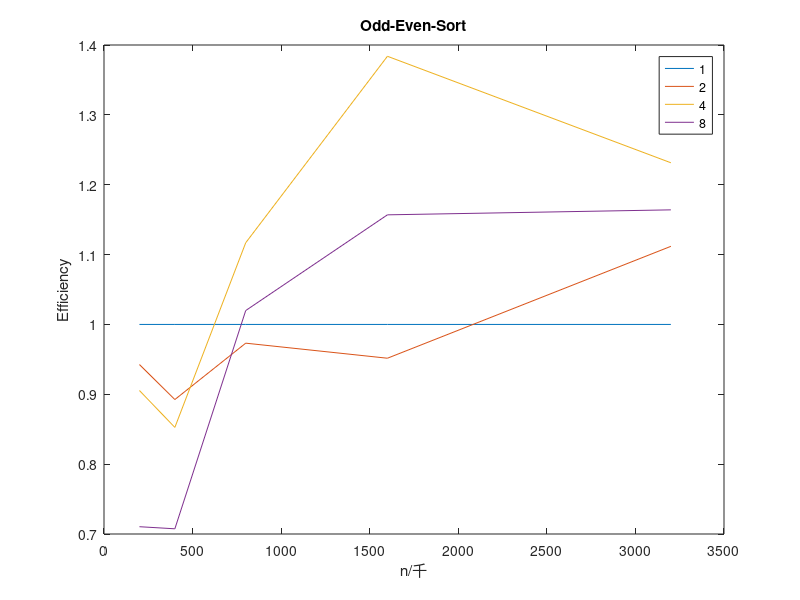

Recreate this plot in MATLAB.
clear all
close all

x = [200, 400, 800, 1600, 3200]
y = [267.24, 482.03, 1232.49, 2505.07, 5375.61;
	141.76, 270.05, 633.23, 1316.20, 2417.55;
	73.79, 141.34, 275.87, 452.55, 1091.34;
	47.02, 85.17, 151.06, 270.67, 577.27]
p = [1; 2; 4; 8]
m = size(y, 1)
n = size(y, 2)
serial = y(1, :);
temp = 1 ./ y
s = temp .* serial
e = s ./ p

plot(x, e)
xlabel("n/千")
ylabel("Efficiency")
title("Odd-Even-Sort")
legend("1","2","4","8");
print( "Efficiency", '-dpng' );
